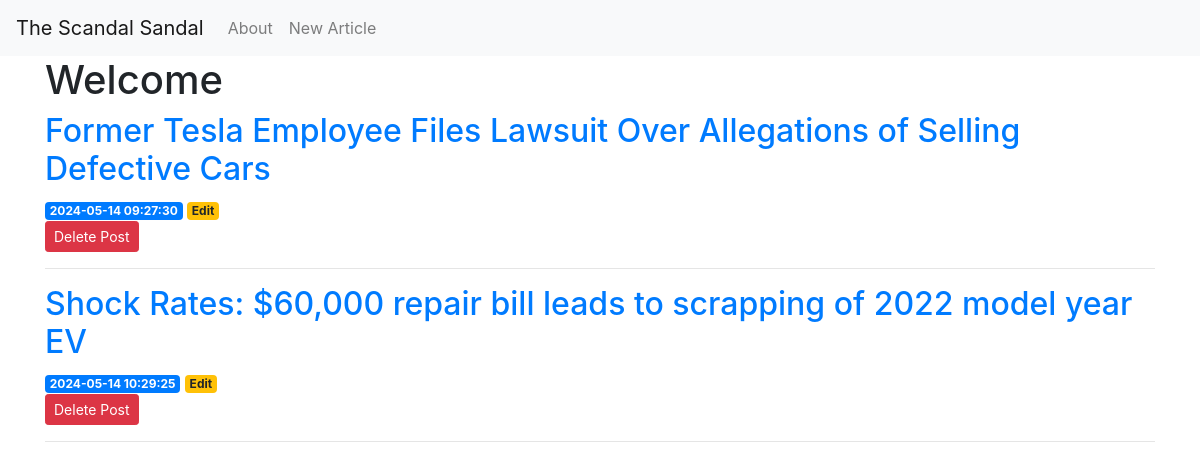
Before: / with the older database file.
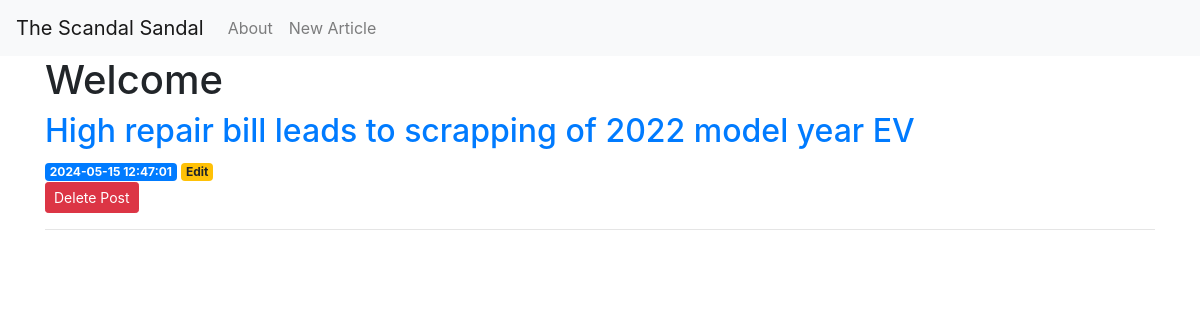
After: the same page with the newer database file.
### tables this page shows
CREATE TABLE articles (
    id INTEGER PRIMARY KEY AUTOINCREMENT,
    created TIMESTAMP NOT NULL DEFAULT CURRENT_TIMESTAMP,
    company TEXT NOT NULL,
    url TEXT NOT NULL,
    headline TEXT NOT NULL,
    content TEXT NOT NULL,
    score_openai_customer_service SMALLINT NOT NULL,
    ex_score_openai_customer_service TEXT NOT NULL,
    score_openai_reliability SMALLINT NOT NULL,
    ex_score_openai_reliability TEXT NOT NULL,
    score_openai_responsibility SMALLINT NOT NULL,
    ex_score_openai_responsibility TEXT NOT NULL
);

### app.py (the view)
@app.route('/')
def index():
    conn = get_db_connection()
    posts = conn.execute('SELECT * FROM articles').fetchall()
    conn.close()
    return render_template('index.html', posts=posts)

### app.py (called while the page is built)
def get_db_connection():
    conn = sqlite3.connect('database.db')
    conn.row_factory = sqlite3.Row
    return conn

### templates/index.html
{% extends 'base.html' %}
{% block content %}
    <h1>{% block title %} Welcome {% endblock %}</h1>
    {% for post in posts %}
        <a href="{{ url_for('post', post_id=post['id']) }}">
            <h2>{{ post['headline'] }}</h2>
        </a>
        <span class="badge badge-primary">{{ post['created'] }}</span>
        <a href="{{ url_for('edit', id=post['id']) }}">
            <span class="badge badge-warning">Edit</span>
        </a>
        <form action="{{ url_for('delete', id=post['id']) }}" method="POST">
            <input type="submit" value="Delete Post"
                    class="btn btn-danger btn-sm"
                    onclick="return confirm('Are you sure you want to delete this post?')">
        </form>
        <hr>
    {% endfor %}
{% endblock %}

### templates/base.html (shortened to what this page needs)
<!doctype html>
<html lang="en">
  <head>
    <link rel="stylesheet" href="https://stackpath.bootstrapcdn.com/bootstrap/4.3.1/css/bootstrap.min.css">
  </head>
  <body>
<nav class="navbar navbar-expand-md navbar-light bg-light">
    <a class="navbar-brand" href="{{ url_for('index')}}">The Scandal Sandal</a>
    <div class="collapse navbar-collapse" id="navbarNav">
        <ul class="navbar-nav">
        <li class="nav-item">
            <a class="nav-link" href="{{url_for('about')}}">About</a>
        </li>
        <li class="nav-item">
            <a class="nav-link" href="{{url_for('create')}}">New Article</a>
        </li>
        </ul>
    </div>
</nav>
<div class="container">
    {% block content %} {% endblock %}
</div>
  </body>
</html>

Changed rows visible on the page:
removed articles: headline "Former Tesla Employee Files Lawsuit Over Allegations of Selling Defective Cars", created "2024-05-14 09:27:30"
removed articles: headline "Shock Rates: $60,000 repair bill leads to scrapping of 2022 model year EV", created "2024-05-14 10:29:25"
added articles: headline "High repair bill leads to scrapping of 2022 model year EV", created "2024-05-15 12:47:01"
